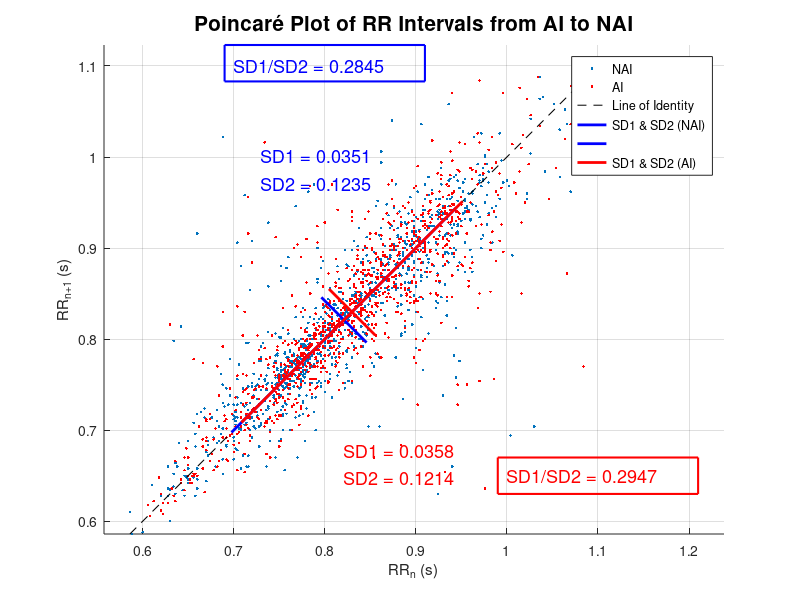

Reproduce this figure in MATLAB.
% Load the .mat files
data1 = load('final_RR_intervals_1ai.mat');
data2 = load('final_RR_intervals_2nai.mat');
data3 = load('final_RR_intervals_3ai.mat');
data4 = load('final_RR_intervals_4nai.mat');
data5 = load('final_RR_intervals_5ai.mat');
data6 = load('final_RR_intervals_6nai.mat');
data7 = load('final_RR_intervals_7ai.mat');
data8 = load('final_RR_intervals_8nai.mat');

% Access the loaded variables
RR_intervals_1ai = data1.all_RR_intervals_ai;
RR_intervals_2nai = data2.all_RR_intervals_nai;
RR_intervals_3ai = data3.all_RR_intervals_ai;
RR_intervals_4nai = data4.all_RR_intervals_nai;
RR_intervals_5ai = data5.all_RR_intervals_ai;
RR_intervals_6nai = data6.all_RR_intervals_nai;
RR_intervals_7ai = data7.all_RR_intervals_ai;
RR_intervals_8nai = data8.all_RR_intervals_nai;

% Combine all RR intervals for NAI and AI
RR_intervals_nai = [RR_intervals_2nai; RR_intervals_4nai; RR_intervals_6nai; RR_intervals_8nai];
RR_intervals_ai = [RR_intervals_1ai; RR_intervals_3ai; RR_intervals_5ai; RR_intervals_7ai];

% Calculate the mean and standard deviation for AI data
mean_data_ai = mean(RR_intervals_ai);
std_data_ai = std(RR_intervals_ai);

% Calculate z-scores and remove outliers for AI data
z_scores_ai = (RR_intervals_ai - mean_data_ai) / std_data_ai;
threshold = 3; % Define the outlier threshold
non_outlier_indices_ai = abs(z_scores_ai) < threshold;
cleaned_data_ai = RR_intervals_ai(non_outlier_indices_ai);

% Calculate the mean and standard deviation for NAI data
mean_data_nai = mean(RR_intervals_nai);
std_data_nai = std(RR_intervals_nai);

% Calculate z-scores and remove outliers for NAI data
z_scores_nai = (RR_intervals_nai - mean_data_nai) / std_data_nai;
non_outlier_indices_nai = abs(z_scores_nai) < threshold;
cleaned_data_nai = RR_intervals_nai(non_outlier_indices_nai);

% Update RR intervals after removing outliers
RR_intervals_ai = cleaned_data_ai;
RR_intervals_nai = cleaned_data_nai;

% Calculate differences for both datasets
RR_diff_nai = diff(RR_intervals_nai);
RR_diff_ai = diff(RR_intervals_ai);

% Calculate SD1 and SD2 for NAI data
SD1_nai = std(RR_diff_nai) / sqrt(2);
SD2_nai = sqrt(2 * std(RR_intervals_nai)^2 - SD1_nai^2);

% Calculate SD1 and SD2 for AI data
SD1_ai = std(RR_diff_ai) / sqrt(2);
SD2_ai = sqrt(2 * std(RR_intervals_ai)^2 - SD1_ai^2);

% Create the Poincaré plot
figure;
hold on;

% Plot the RR intervals for NAI and AI
plot(RR_intervals_nai(1:end-1), RR_intervals_nai(2:end), '.');
plot(RR_intervals_ai(1:end-1), RR_intervals_ai(2:end), 'r.');

% Calculate the line of identity
max_val = max([RR_intervals_nai; RR_intervals_ai]);
min_val = min([RR_intervals_nai; RR_intervals_ai]);
plot([min_val max_val], [min_val max_val], '--k');

% Mean RR intervals
mean_RR_nai = mean(RR_intervals_nai);
mean_RR_ai = mean(RR_intervals_ai);

% Plot SD1 and SD2 for NAI data in blue
% SD2 is parallel to the line of identity
line_identity_nai = [mean_RR_nai - SD2_nai, mean_RR_nai + SD2_nai];
plot(line_identity_nai, line_identity_nai, 'b', 'LineWidth', 2);

% SD1 is perpendicular to the line of identity
x_sd1_nai = mean_RR_nai + [-SD1_nai, SD1_nai] / sqrt(2);
y_sd1_nai = mean_RR_nai + [SD1_nai, -SD1_nai] / sqrt(2);
plot(x_sd1_nai, y_sd1_nai, 'b', 'LineWidth', 2);

% Plot SD1 and SD2 for AI data in red
% SD2 is parallel to the line of identity
line_identity_ai = [mean_RR_ai - SD2_ai, mean_RR_ai + SD2_ai];
plot(line_identity_ai, line_identity_ai, 'r', 'LineWidth', 2);

% SD1 is perpendicular to the line of identity
x_sd1_ai = mean_RR_ai + [-SD1_ai, SD1_ai] / sqrt(2);
y_sd1_ai = mean_RR_ai + [SD1_ai, -SD1_ai] / sqrt(2);
plot(x_sd1_ai, y_sd1_ai, 'r', 'LineWidth', 2);

% Annotate SD1 and SD2 values on the plot for NAI data in blue
text(mean_RR_ai-0.1, mean_RR_ai + SD2_ai + 0.05,  sprintf('SD1 = %.4f', SD1_nai), 'Color', 'b', 'FontSize', 13);
text(mean_RR_ai-0.1, mean_RR_ai + SD2_ai + 0.02, sprintf('SD2 = %.4f', SD2_nai), 'Color', 'b', 'FontSize', 13);

% Annotate SD1 and SD2 values on the plot for AI data in red
text(mean_RR_nai, mean_RR_nai - SD2_nai - 0.02, sprintf('SD1 = %.4f', SD1_ai), 'Color', 'r', 'FontSize', 13);
text(mean_RR_nai, mean_RR_nai - SD2_nai - 0.05, sprintf('SD2 = %.4f', SD2_ai), 'Color', 'r', 'FontSize', 13);

% Annotate SD1/SD2 ratios on the plot
text(0.7,1.1,sprintf('SD1/SD2 = %.4f', SD1_nai/SD2_nai), 'Color', 'b', 'FontSize', 13);
text(1,0.65,sprintf('SD1/SD2 = %.4f', SD1_ai/SD2_ai), 'Color', 'r', 'FontSize', 13);

% Add rectangles around the text annotations
dim = [0.22 0.04]; % Dimensions of the rectangle
% Blue rectangle for NAI
rectangle('Position', [0.69,1.083, dim], 'EdgeColor', 'b', 'LineWidth', 1.5);

% Red rectangle for AI
rectangle('Position', [0.99,0.63, dim], 'EdgeColor', 'r', 'LineWidth', 1.5);

% Label the axes
xlabel('RR_n (s)');
ylabel('RR_{n+1} (s)');

% Add a title to the plot
title('Poincaré Plot of RR Intervals from AI to NAI', 'FontSize', 15);

% Add a grid to the plot
grid on;

% Add a legend to the plot
legend('NAI', 'AI', 'Line of Identity', 'SD1 & SD2 (NAI)', '', 'SD1 & SD2 (AI)');

% Release the hold on the current plot
hold off;

% Set the figure and axis properties to be square
axis equal;
set(gca, 'Position', [0.15 0.15 0.7 0.7]); % Adjust this to set equal lengths for x and y axis in the figure

% Save the figure with the desired resolution
print('Plot_AI_to_NAI', '-dpng', '-r350');
